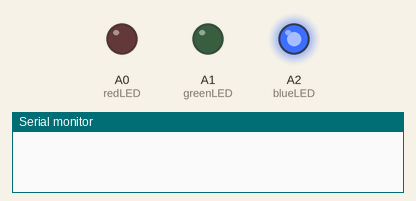
Recording of a sketch running on a simulated Arduino Uno, built with avr-gcc and run on an emulated ATmega328P. On the bench: output pins drawn as LEDs (lit = HIGH), the last lines printed to the serial monitor. Random numbers use the default seed unless the sketch sets one.

Above: at 0.1 s.
At 1.6 s:
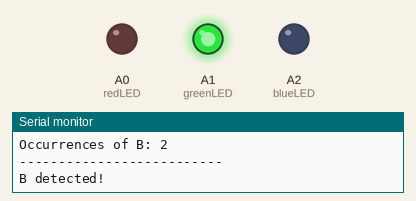
At 2.9 s:
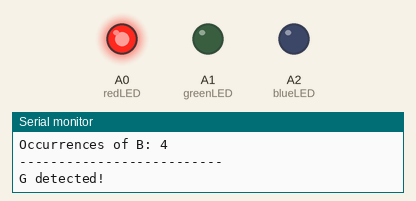
At 3.3 s:
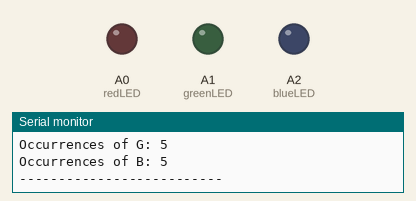
Timing chart, 0 to 4.8 s (numbered marks = the images above):
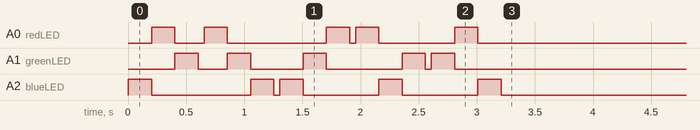

The sketch:

LAB1_Part4.ino
```cpp
// Pin Definitions
const int redLED = A0;    // Red LED connected to analog pin A0
const int greenLED = A1;  // Green LED connected to analog pin A1
const int blueLED = A2;   // Blue LED connected to analog pin A2

// Array of letters (English alphabet)
char letters[] = "ABCDEFGHIJKLMNOPQRSTUVWXYZ"; // Contains all uppercase English letters
int rCount = 0, gCount = 0, bCount = 0; // Variables to count occurrences of 'R', 'G', 'B'

void setup() {
  // Initialize the LED pins as OUTPUT so they can control the LEDs
  pinMode(redLED, OUTPUT);
  pinMode(greenLED, OUTPUT);
  pinMode(blueLED, OUTPUT);

  // Start Serial communication at a baud rate of 9600 for debugging
  Serial.begin(9600);

  // Seed the random number generator to make shuffling more random
  // Analog pin 0's noise is used as a random seed
  randomSeed(analogRead(0));

  // Process the array multiple times (e.g., 5 passes)
  for (int pass = 0; pass < 5; pass++) {
    randomizeArray(letters); // Shuffle the order of the letters in the array

    // Process each letter in the shuffled array
    for (int i = 0; i < sizeof(letters) - 1; i++) { // sizeof(letters) - 1 excludes the null terminator
      if (letters[i] == 'R') {
        rCount++;                   // Increment the counter for 'R'
        digitalWrite(redLED, HIGH); // Turn on the Red LED
        delay(200);                 // Keep it on for 200ms
        digitalWrite(redLED, LOW);  // Turn off the Red LED
        Serial.println("R detected!"); // Log detection of 'R'
      } else if (letters[i] == 'G') {
        gCount++;                   // Increment the counter for 'G'
        digitalWrite(greenLED, HIGH); // Turn on the Green LED
        delay(200);                 // Keep it on for 200ms
        digitalWrite(greenLED, LOW); // Turn off the Green LED
        Serial.println("G detected!"); // Log detection of 'G'
      } else if (letters[i] == 'B') {
        bCount++;                   // Increment the counter for 'B'
        digitalWrite(blueLED, HIGH); // Turn on the Blue LED
        delay(200);                 // Keep it on for 200ms
        digitalWrite(blueLED, LOW); // Turn off the Blue LED
        Serial.println("B detected!"); // Log detection of 'B'
      }
    }

    // Print results for the current pass
    Serial.print("Pass ");
    Serial.println(pass + 1);       // Display the current pass number
    Serial.print("Occurrences of R: ");
    Serial.println(rCount);         // Display the number of times 'R' was found
    Serial.print("Occurrences of G: ");
    Serial.println(gCount);         // Display the number of times 'G' was found
    Serial.print("Occurrences of B: ");
    Serial.println(bCount);         // Display the number of times 'B' was found
    Serial.println("--------------------------"); // Separator for clarity
  }
}

void loop() {
  // No action needed in the loop since everything happens in setup
}

// Function to randomize the order of an array using the Fisher-Yates Shuffle
void randomizeArray(char arr[]) {
  int n = sizeof(letters) - 1; // Calculate the number of elements in the array (excluding null terminator)
  for (int i = n - 1; i > 0; i--) { // Iterate backward through the array
    int j = random(0, i + 1); // Generate a random index from 0 to i
    // Swap arr[i] and arr[j]
    char temp = arr[i];
    arr[i] = arr[j];
    arr[j] = temp;
  }
}
```
